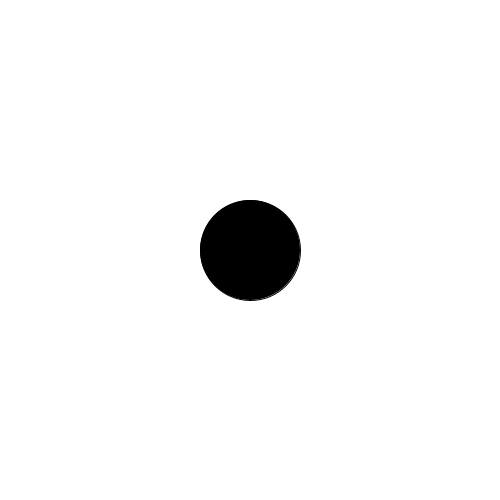
Frame 1 (no input)
Frame 60 (the mouse pressed at the canvas centre just before this capture): identical to frame 1, image omitted
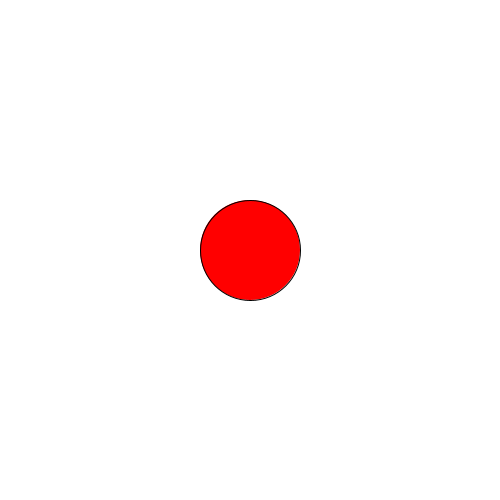
Frame 120 (the mouse held since frame 60 and released just before this capture)

The Processing sketch that drew these frames (run headless with seeded random() and noise(); from frame 60 on, the mouse is pressed at the canvas centre):

// Processing sketch: mousePressed_Dragged_keyPressed
// ── mousePressed_Dragged_keyPressed.pde
float tam;
color miColor;


void setup() {
  size(500, 500);
  tam = 100;
  miColor = color(0);
}
void draw() {
  background(255);
  fill(miColor);
  ellipse(width/2, height/2, tam, tam);
}

void mousePressed() {
  miColor = color(255, 0, 0);
}

void mouseDragged() {
  miColor = color(0, 255, 0);
}

void keyPressed() {
  if (key== 'a') {
    miColor = color(0, 0, 255);
  }
  if (key== 's') {
    miColor = color(255, 255, 0);
  }
}
